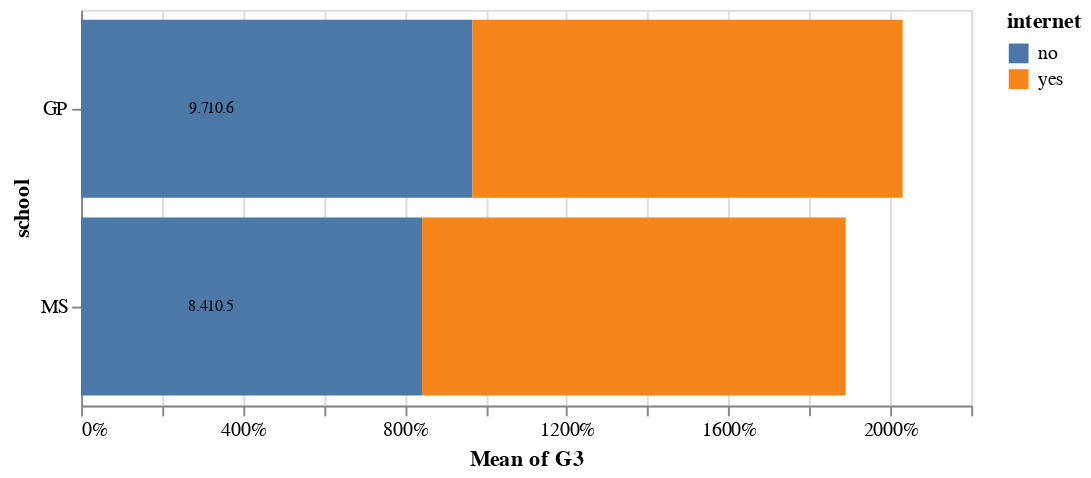

The cell this chart's notebook holds for it:
### Markdown cell above
5. Se quiere ver la media de las notas de matemáticas de los estudiantes del colegio Gabriel
Pereira vs Mousinho da Silveira, teniendo en cuenta si los estudiantes tienen o no internet
en sus casas. Realice una visualización de datos teniendo en cuenta estas 3 variables.

### Code cell
bars = alt.Chart(df_student).mark_bar().encode(
    x='mean(G3)',
    y='school',
    color='internet'
).properties(
    width=450,
    height=200
)

text = alt.Chart(df_student).mark_text(dx=50, dy=0, color='black',size = 8).encode(
    x=alt.X('mean(G3):Q',
            stack='normalize'),
    y=alt.Y('school:N'),
    detail='internet:N',
    text=alt.Text('mean(G3):Q', format='.1f')
)
chart = bars + text
chart.properties(
    width=600,
    height=150
)

### Figure 1 — Vega-Lite specification as saved in the notebook (floating-point values rounded to 4 significant figures; data arrays with more than 128 entries replaced by an {"elided": "..."} marker saying what was removed)
{"config": {"view": {"continuousWidth": 400, "continuousHeight": 300}}, "layer": [{"mark": "bar", "encoding": {"color": {"type": "nominal", "field": "internet"}, "x": {"type": "quantitative", "aggregate": "mean", "field": "G3"}, "y": {"type": "nominal", "field": "school"}}, "height": 200, "width": 450}, {"mark": {"type": "text", "color": "black", "dx": 50, "dy": 0, "size": 8}, "encoding": {"detail": {"type": "nominal", "field": "internet"}, "text": {"type": "quantitative", "aggregate": "mean", "field": "G3", "format": ".1f"}, "x": {"type": "quantitative", "aggregate": "mean", "field": "G3", "stack": "normalize"}, "y": {"type": "nominal", "field": "school"}}}], "data": {"name": "data-e915ea558f4356374e17cc933ebec282"}, "height": 150, "width": 600, "$schema": "https://vega.github.io/schema/vega-lite/v4.8.1.json", "datasets": {"data-e915ea558f4356374e17cc933ebec282": {"elided": "395 records"}}}
